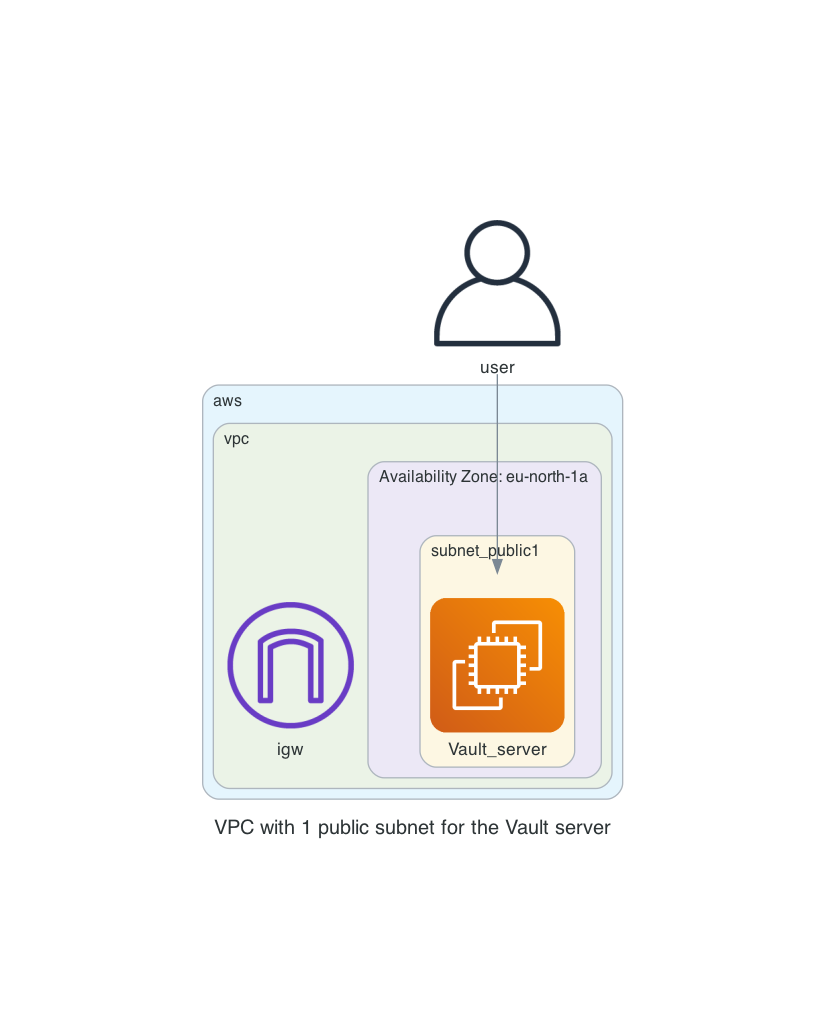

Python code for this plot:
from diagrams import Cluster, Diagram, Edge
from diagrams.aws.compute import EC2
from diagrams.aws.network import VPC, PrivateSubnet, PublicSubnet, InternetGateway, NATGateway, ElbApplicationLoadBalancer
from diagrams.onprem.client import User


# Variables
title = "VPC with 1 public subnet for the Vault server"
outformat = "png"
filename = "diagram_vault_standalone"
direction = "TB"


with Diagram(
    name=title,
    direction=direction,
    filename=filename,
    outformat=outformat,
) as diag:
    # Non Clustered
    user = User("user")

    # Cluster 
    with Cluster("aws"):
        with Cluster("vpc"):
            igw_gateway = InternetGateway("igw")
    
                            
            with Cluster("Availability Zone: eu-north-1a \n\n  "):
                # Subcluster 
                with Cluster("subnet_public1"):
                     ec2_vault_server = EC2("Vault_server")

    # Diagram

    user >> ec2_vault_server
     

diag
